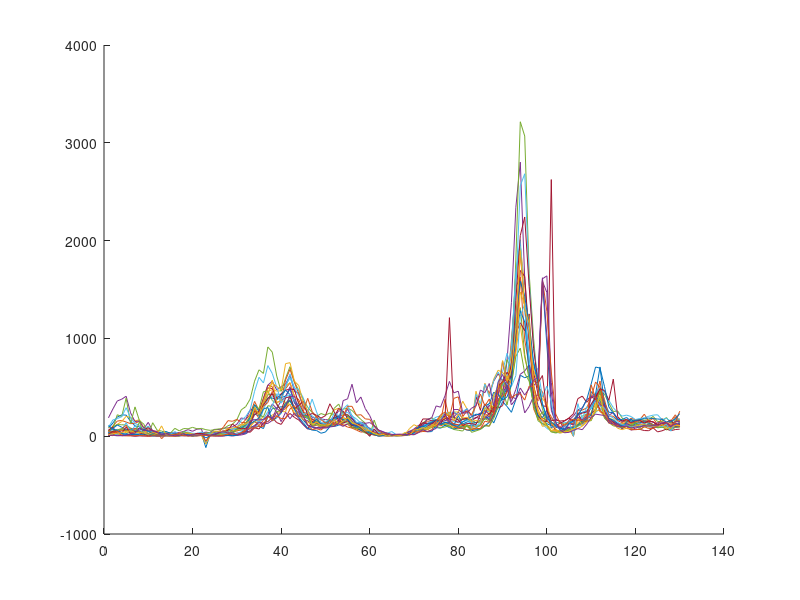
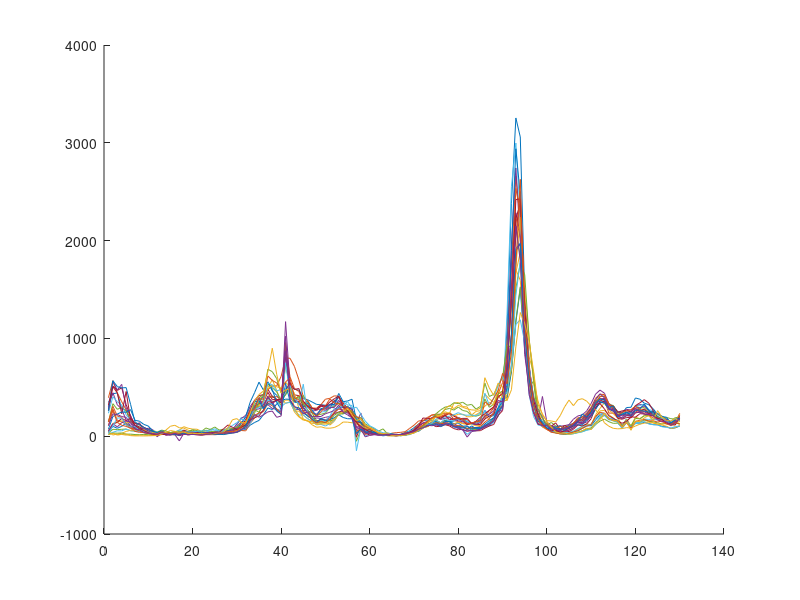
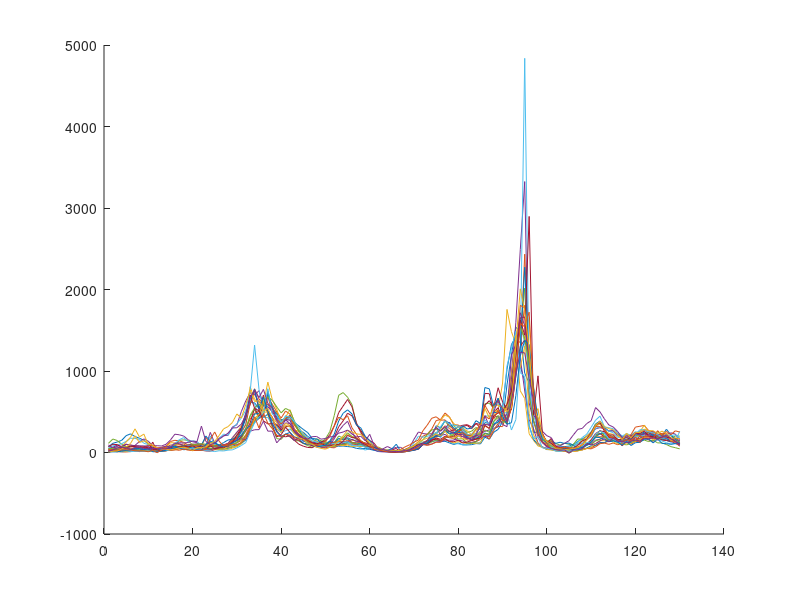
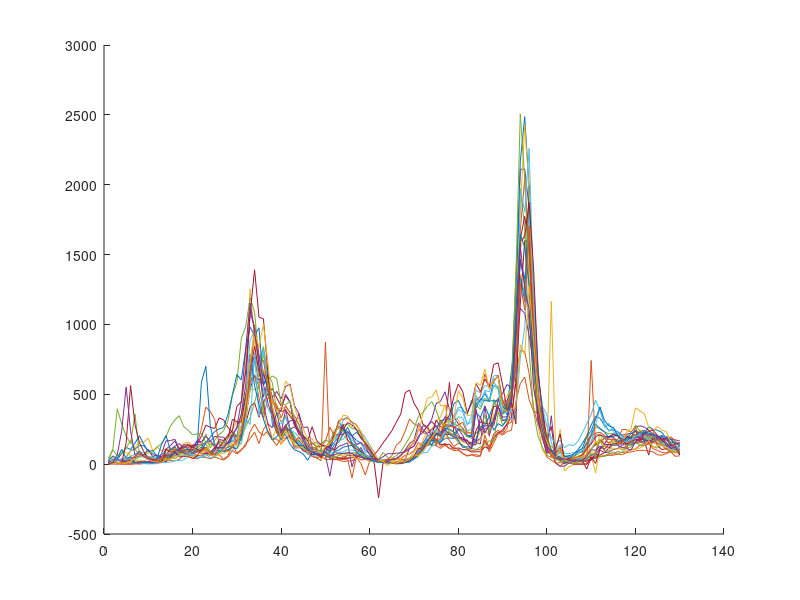

These charts were generated, in order, by the following MATLAB code: (Note: this script raises an error after producing the figures.)
%% First file

%load and deal data
data = load('COVIDbyCounty.mat');
[dates, CNTY_CENSUS,CNTY_COVID, divisionLabels, divisionNames] = deal(data.dates, data.CNTY_CENSUS, data.CNTY_COVID, data.divisionLabels, data.divisionNames);

%Create an array with the max of each row
collect = zeros(225,2);
i = 0;
while i < size(CNTY_COVID, 1)
   j = 0;
   i = i + 1;
   val = max(CNTY_COVID(i,:));
   while j < size(CNTY_COVID, 2)
       j = j + 1;
       if CNTY_COVID(i,j) == val
           collect(i,:) = [i j];
       end
   end
end



%%      PLOT STUFF

n = 1;

%Run 9 times
while n < 10
    figure(n);                          %New figure for each iteration
    i = 1;
    while i <= size(divisionLabels,1)   %Runs until i exceeds 226, the size of our dataset
        if divisionLabels(i,1) == n     %Checks to make sure the region assignment matches the current plot number
            hold on                     %Holds this plot state so subsequent "plot" commands don't overwrite plot data
            disp([n i])                 %Shows which indeces correspond to which plot
            plot(CNTY_COVID(i,:));      %Plots the ith entry of covid data, knowing its region matches plot number
        end
        i = i + 1;                      %Runs through all 225, could make it more efficient but runs pretty quick already
        hold off                        %Turn "hold" off, not sure this is necessary given we define new figure but oh well
    end
    n = n + 1;
end



%%

region1 = CNTY_COVID(1:25,:);
ave1 = mean(region1,1);
region2 = CNTY_COVID(26:50,:);
ave2 = mean(region2,1);
region3 = CNTY_COVID(51:75,:);
ave3 = mean(region3,1);
region4 = CNTY_COVID(76:100,:);
ave4 = mean(region4,1);
region5 = CNTY_COVID(101:125,:);
ave5 = mean(region5,1);
region6 = CNTY_COVID(126:150,:);
ave6 = mean(region6,1);
region7 = CNTY_COVID(151:175,:);
ave7 = mean(region7,1);
region8 = CNTY_COVID(176:200,:);
ave8 = mean(region8,1);
region9 = CNTY_COVID(201:225,:);
ave9 = mean(region9,1);


i = 1;
maxes = [];
%What is sz?
%while i <= sz
while i <= height(CNTY_COVID)
    arr = CNTY_COVID(i,:);
    m = max(arr);
    idx = find(CNTY_COVID(i,:) == m,1);
    maxes(end + 1) = idx;
    i = i + 1;
    if rem(i,26) == 0
        disp(mean(maxes))
        maxes = [];
    end
end
disp(mean(maxes))


figure(10);
plot(ave1);
hold on
plot(ave2);
plot(ave3);
plot(ave4);
plot(ave5);
plot(ave6);
plot(ave7);
plot(ave8);
plot(ave9);
legend("1","2","3","4","5","6","7","8","9");
xlabel("Days")
title("Average Data")
hold off

%%


scale = 100;

table = cat(1, ave1,ave2,ave3,ave4,ave5,ave6,ave7,ave8,ave9);

figure()

for i =  1:height(table)
    hold on
    plot(table(i,:))

end
axis tight

%% CLUSTER

% Experiments to get an accurate cluster value
E1 = (CNTY_COVID(1:25, :)./ ave1)+ave1;
E2 = (CNTY_COVID(26:50, :)./ ave2)+ave2;
E3 = (CNTY_COVID(51:75, :)./ ave3)+ave3;
E4 = (CNTY_COVID(76:100, :)./ ave4)+ave4;
E5 = (CNTY_COVID(101:125, :)./ ave5)+ave5;
E6 = (CNTY_COVID(126:150, :)./ ave6)+ave6;
E7 = (CNTY_COVID(151:175, :)./ ave7)+ave7;
E8 = (CNTY_COVID(176:200, :)./ ave8)+ave8;
E9 = (CNTY_COVID(201:225, :)./ ave9)+ave9;

result = cat(1, E1, E2, E3, E4, E5, E6, E7, E8, E9);

cluster = kmeans(result, 9);

%In doing this I managed to get a perfect cluster. I wonder if I could try
%this without this method

%get the total differences between all the columns
for i = 1:width(CNTY_COVID)-1
    temp(:,i) = (CNTY_COVID(:,i+1)-CNTY_COVID(:,i));
end

avg2 = mean(temp, 2)/129;

E12 = (temp./avg2) + avg2;

avg = mean(CNTY_COVID,2);
E10 = (((CNTY_COVID) ./ avg)+avg);
E10 = mean(E10, 2);

E11 = ((temp/130));

cluster2 = kmeans(E10, 9, 'Replicates', 50);

cluster3 = kmeans(E12, 9, 'Replicates', 50);

%accuracy calculation
for i = 1:9


end


